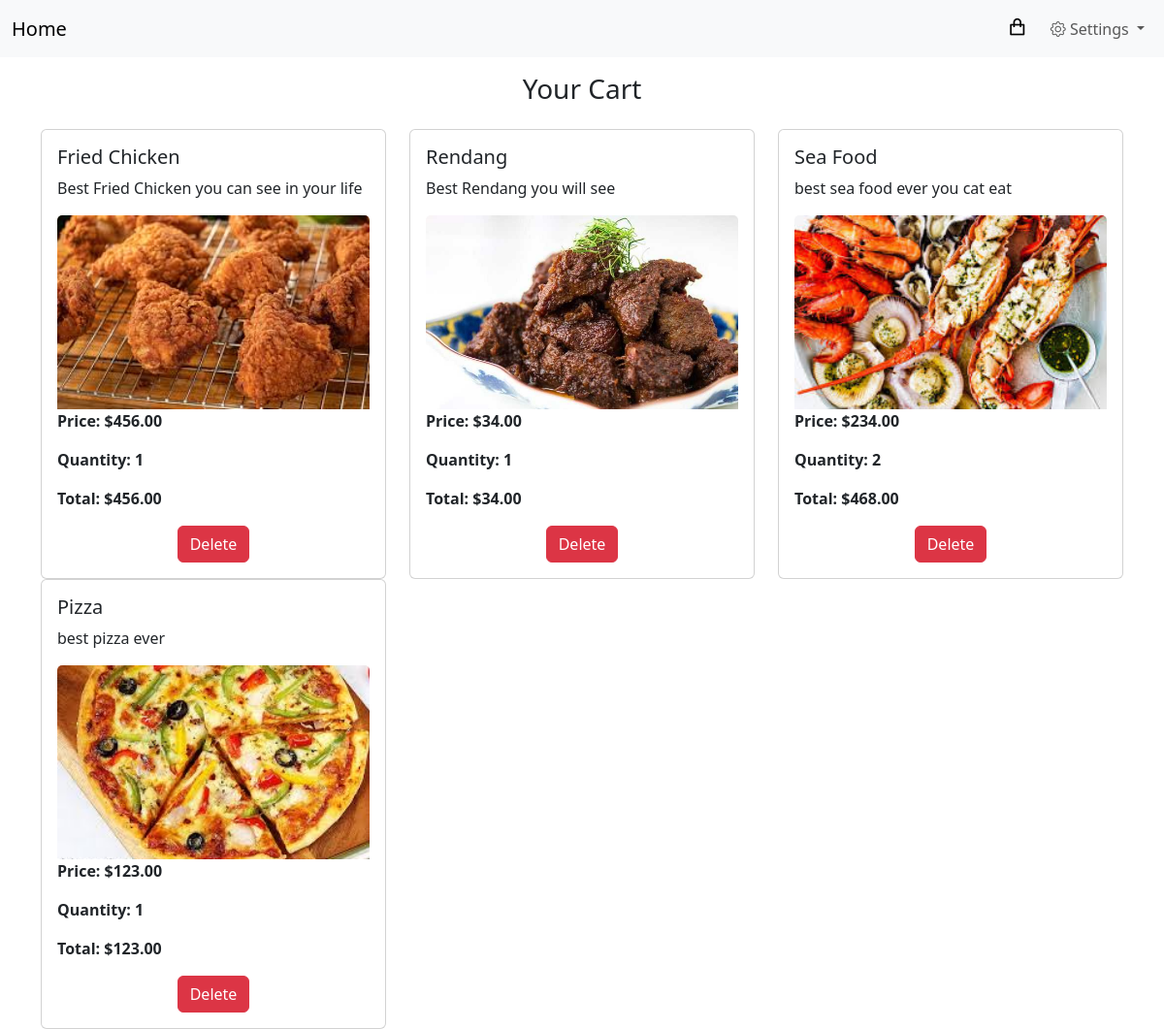
The page /Food-Delivery/cart/cart.php (signed in) on the database its author committed.
### tables this page shows
CREATE TABLE `cart` (
  `id` int(11) NOT NULL,
  `user_id` int(11) NOT NULL,
  `food_id` int(11) NOT NULL,
  `quantity` int(11) DEFAULT 1,
  `added_at` timestamp NULL DEFAULT current_timestamp()
);

CREATE TABLE `foods` (
  `id` int(11) NOT NULL,
  `name` varchar(255) NOT NULL,
  `description` text DEFAULT NULL,
  `price` decimal(10,2) NOT NULL,
  `food_picture` varchar(255) DEFAULT NULL
);

### Food-Delivery/cart/cart.php (the view, shortened to what this page needs)
<?php
require_once('../config/db.php');
$user_id = $_SESSION['customer']['id'];
$sql = "
    SELECT foods.id AS food_id, foods.name, foods.description, foods.price, foods.food_picture, cart.quantity
    FROM cart
    JOIN foods ON cart.food_id = foods.id
    WHERE cart.user_id = ?
";
$stmt = $conn->prepare($sql);
$stmt->bind_param("i", $user_id);
$stmt->execute();
$result = $stmt->get_result();
?>
<!DOCTYPE html>
<html lang="en">
<head>
    <link href="https://cdn.jsdelivr.net/npm/bootstrap@5.3.0-alpha3/dist/css/bootstrap.min.css" rel="stylesheet">
</head>
<body>
        <link href="https://cdn.jsdelivr.net/npm/bootstrap@5.3.0-alpha3/dist/css/bootstrap.min.css" rel="stylesheet" />
        <link href="https://cdn.jsdelivr.net/npm/bootstrap-icons@1.19.0/font/bootstrap-icons.css" rel="stylesheet">
        <link href="https://cdn.jsdelivr.net/npm/remixicon@2.5.0/dist/remixicon.css" rel="stylesheet">
        <link href="https://cdn.jsdelivr.net/npm/remixicon@3.5.0/fonts/remixicon.css" rel="stylesheet">
        <link rel="stylesheet" href="https://cdnjs.cloudflare.com/ajax/libs/bootstrap-icons/1.10.4/font/bootstrap-icons.min.css" />
	</head>
	<body>
		<nav class="navbar navbar-expand-lg bg-body-tertiary">
		    <div class="container-fluid">
				<a class="navbar-brand" href="/Food-Delivery/index.php">Home</a>
				<div class="collapse navbar-collapse" id="navbarSupportedContent">
                  <a class="navbar-brand" href="/Food-Delivery/cart/cart.php"><i class="ri-shopping-bag-line"></i></a>
				  <ul class="navbar-nav">
				    <li class="nav-item dropdown">
				      <a class="nav-link dropdown-toggle" href="#" id="navbarDropdownMenuLink" role="button" data-bs-toggle="dropdown" aria-expanded="false">
				        <i class="bi bi-gear"></i> Settings
				      </a>
				    </li>
				  </ul>
				</div>
			</div>
		</nav>
        <div class="container-fluid mt-3">
			<div class="row">
				<div class="col">
					<h3 id="full_name" style="text-align: center;">Your Cart</h3>
				</div>
			</div>
		</div>
    <body>
    <div class="container mt-3">
        <div class="row">
            <?php if ($result->num_rows > 0) { ?>
                <?php while ($row = $result->fetch_assoc()) { ?>
                    <div class="col-md-4">
                        <div class="card">
                            <div class="card-body">
                                <h5 class="card-title"><?= htmlspecialchars($row['name']) ?></h5>
                                <p class="card-text"><?= htmlspecialchars($row['description']) ?></p>
                                <?php if (!empty($row['food_picture'])) { ?>
                                    <img src="<?= htmlspecialchars($row['food_picture']) ?>" class="card-img-top" alt="<?= htmlspecialchars($row['name']) ?>" style="width: 100%; height: 200px; object-fit: cover;">
                                <?php } ?>
                                <p><strong>Price: $<?= number_format($row['price'], 2) ?></strong></p>
                                <p><strong>Quantity: <?= $row['quantity'] ?></strong></p>
                                <p><strong>Total: $<?= number_format($row['price'] * $row['quantity'], 2) ?></strong></p>
                                <div class="d-flex justify-content-center">
                                    <a href="./delete_from_cart.php?food_id=<?= $row['food_id'] ?>" class="btn btn-danger">Delete</a>
                                </div>
                            </div>
                        </div>
                    </div>
                <?php } ?>
            <?php } else { ?>
                <p>Your cart is empty.</p>
            <?php } ?>
        </div>
    </div>
</body>
</html>

### rows shown on the page
cart: food.name "Fried Chicken", food.description "Best Fried Chicken you can see in your life", food.food_picture (picture), food.price "456.00", quantity "1", $row['price']*$row['quantity'] "456.00"
cart: food.name "Rendang", food.description "Best Rendang you will see", food.name (picture), food.price "34.00", quantity "1", $row['price']*$row['quantity'] "34.00"
cart: food.name "Sea Food", food.description "best sea food ever you cat eat", food.food_picture (picture), food.price "234.00", quantity "2", $row['price'] * $row['quantity'] "468.00"
cart: food.name "Pizza", food.description "best pizza ever", food.food_picture (picture), food.price "123.00", quantity "1", $row['price']*$row['quantity'] "123.00"
